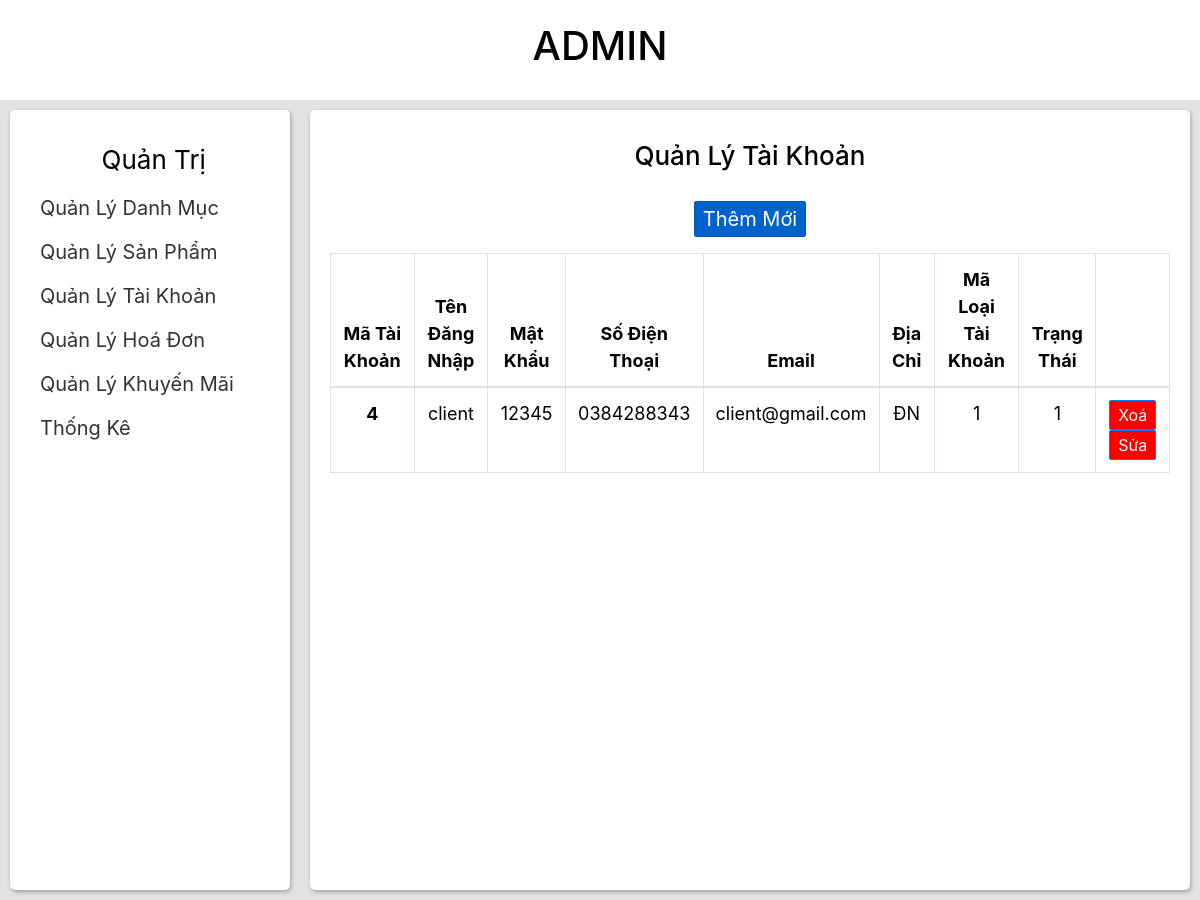
/admin/quanlytaikhoan/quanlytaikhoan.php, run on the app's committed database.
### tables this page shows
CREATE TABLE `tai_khoan` (
  `MaTK` int(11) NOT NULL,
  `TenDN` varchar(20) NOT NULL,
  `MatKhau` varchar(20) NOT NULL,
  `SoDienThoai` varchar(10) NOT NULL,
  `Email` varchar(50) NOT NULL,
  `DiaChi` varchar(255) NOT NULL,
  `MaLoaiTK` varchar(10) NOT NULL,
  `TrangThai` varchar(50) NOT NULL
);

### admin/quanlytaikhoan/quanlytaikhoan.php (the view, shortened to what this page needs)
<!DOCTYPE html>
<html>
	<head>
		<link rel="stylesheet" href="https://cdn.jsdelivr.net/npm/bootstrap@4.0.0/dist/css/bootstrap.min.css">
		<link rel="stylesheet" type="text/css" href="../../style/styleAdmin.css">
	</head>
	<body>
		<div class="header">
				<h1>ADMIN</h1>
		</div>
		<div class="wrap">
			<div class="navbar">
				<div class="navbar-wrap">
					<div class="navbar-user">
						<span>Quản Trị</span>
					</div>
					<div>
						<ul class="navbar-item">
							<li class="navbar-item-li">
								<a class="navbar-item-link" href="../quanlydanhmuc/quanlydanhmuc.php">Quản Lý Danh Mục</a>
							</li>
							<li class="navbar-item-li">
								<a class="navbar-item-link" href="../quanlysanpham/quanlysanpham.php" >Quản Lý Sản Phẩm</a>
							</li>
							<li class="navbar-item-li">
								<a class="navbar-item-link" href="../quanlytaikhoan/quanlytaikhoan.php" >Quản Lý Tài Khoản</a>
							</li>
							<li class="navbar-item-li">
								<a class="navbar-item-link" href="../quanlyhoadon/quanlyhoadon.php" >Quản Lý Hoá Đơn</a>
							</li>
							<li class="navbar-item-li">
								<a class="navbar-item-link" href="../quanlykhuyenmai/quanlykhuyenmai.php" >Quản Lý Khuyến Mãi</a>
							</li>
							<li class="navbar-item-li">
								<a class="navbar-item-link" href="../thongke/thongkedoanhthu.php" >Thống Kê</a>
							</li>
						</ul>
					</div>
				</div>
			</div>
			<div class="container">
					<?php
						include'../connect.php';
						$sql_xemtk="SELECT *FROM tai_khoan" ;
						$result_tk=mysqli_query($conn,$sql_xemtk);
					?>
				<div class="container-wrap">
					<h1 class="container-header">
						Quản Lý Tài Khoản
					</h1>
					<a href="themmoitaikhoan.php" class="btn btn-primary btn-lg active mb-16" role="button" aria-pressed="true">Thêm Mới</a>
					<table class="table table-bordered">
					  <thead>
					    <tr>
					      <th scope="col">Mã Tài Khoản</th>
					      <th scope="col">Tên Đăng Nhập</th>
					      <th scope="col">Mật Khẩu</th>
					      <th scope="col">Số Điện Thoại</th>
					      <th scope="col">Email</th>
					      <th scope="col">Địa Chỉ</th>
					      <th scope="col">Mã Loại Tài Khoản</th>
					      <th scope="col">Trạng Thái</th>
					      <th scope="col"></th>
					    </tr>
					  </thead>
					<?php
					while ($data=mysqli_fetch_array($result_tk)) {
					?>
					  <tbody>
					    <tr>
					      <th scope="row"><?php echo $data['MaTK'];?></th>
					      <td><?php echo $data['TenDN'];?></td>
					      <td><?php echo $data['MatKhau'];?></td>
					      <td><?php echo $data['SoDienThoai'];?></td>
					      <td><?php echo $data['Email'];?></td>
					      <td><?php echo $data['DiaChi'];?></td>
					      <td><?php echo $data['MaLoaiTK'];?></td>
					      <td><?php echo $data['TrangThai'];?></td>
					      <td>
					      	<a class="btn btn-primary" href="xoataikhoan.php?id=<?php echo $data['MaTK']?>" role="button">Xoá</a>
					      	<a class="btn btn-primary" href="suataikhoan.php?id=<?php echo $data['MaTK']?>" role="button">Sửa</a>
					      </td>
					    </tr>
					  </tbody>
					  	<?php
						}
						?>
					</table>
				</div>
			</div>
		</div>
	</body>
</html>

### style/styleAdmin.css (style rules this page uses)
* { padding: 0; margin: 0; box-sizing: border-box; }
body { font-size: 62.5%; height: 100vh; width: 100%; color: black; }
a { text-decoration: none; font-size: 20px; padding: 10px; transition: 0.3s ease; color: #333; }
.mb-16 { margin-bottom: 16px; }
ul li { list-style: none; }
.btn { background-color: red; padding: 2px 8px; border-radius: 2px; }
.header { height: 100px; display: flex; align-items: center; justify-content: center; }
.wrap { display: flex; justify-content: center; background-color: #e5e2e2; min-height: 100vh; }
.navbar { width: 25%; padding: 10px; }
.navbar-item-li { margin: 14px 0; }
.navbar-wrap, .container-wrap { padding: 20px; width: 100%; height: 100%; background-color: white; border-radius: 5px; box-shadow: 1px 2px 4px rgba(0, 0, 0, 0.3); }
.navbar-user, .container-header { margin: 10px 0; text-align: center; font-size: 26px; }
.container-wrap { text-align: center; }
.container { width: 75%; padding: 10px; }
.container-header { margin-bottom: 30px; }
.table-bordered { font-size: 18px; }

### data on the page
tai_khoan: MaTK "4", TenDN "client", MatKhau "12345", SoDienThoai "0384288343", Email "client@gmail.com", DiaChi "ĐN", MaLoaiTK "1", TrangThai "1"
